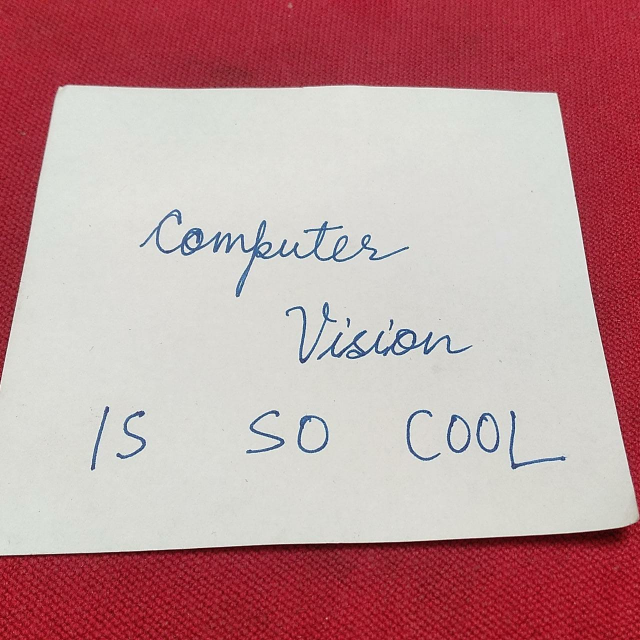
#> input picture samples/example1.jpeg, 1280 x 1280 px (shown at 1/2 size)
$ python segmentation.py samples/example1.jpeg
#> lines starting #> are read from the running program, lines starting #| are printed output that depends on the picture; after the words box and inside, x2 and y2 are one past the last pixel; in counts of white or black regions, pixels touching at a corner belong together
### utils.py
def Otsu(hist):
    thresh = 0
    maxvar = 0
    P1 = 0
    P2 = 1
    m1 = 0
    m2 = sum([i*hist[i] for i in range(256)])
    var = 0
    for i in range(256):
        if(P1!=0 and P2!=0):
            var = P1*P2*((m1/P1-m2/P2)**2)
        P1 += hist[i]
        P2 -= hist[i]
        m1 += i*hist[i]
        m2 -= i*hist[i]
        if(var>maxvar):
            thresh = i
            maxvar = var
    return thresh

def dfs(img, i, j, mx, Mx, my, My):
    mx = min(mx, i)
    Mx = max(Mx, i)
    my = min(my, j)
    My = max(My, j)
    img[i][j] = 0
    if(i+1<img.shape[0] and img[i+1][j]>0.5):
        m = dfs(img, i+1, j, mx, Mx, my, My)
        mx = min(mx, m[0])
        Mx = max(Mx, m[1])
        my = min(my, m[2])
        My = max(My, m[3])
    if(i>0 and img[i-1][j]>0.5):
        m = dfs(img, i-1, j, mx, Mx, my, My)
        mx = min(mx, m[0])
        Mx = max(Mx, m[1])
        my = min(my, m[2])
        My = max(My, m[3])
    if(j+1<img.shape[1] and img[i][j+1]>0.5):
        m = dfs(img, i, j+1, mx, Mx, my, My)
        mx = min(mx, m[0])
        Mx = max(Mx, m[1])
        my = min(my, m[2])
        My = max(My, m[3])
    if(j>0 and img[i][j-1]>0.5):
        m = dfs(img, i, j-1, mx, Mx, my, My)
        mx = min(mx, m[0])
        Mx = max(Mx, m[1])
        my = min(my, m[2])
        My = max(My, m[3])
    return [mx, Mx, my, My]

### segmentation.py
# # Text Segmentation
# Assumptions
# * The image has a dark background below the paper
# * The writing is darker than the paper.
# * The image is 1:1 aspect ratio

import cv2
import numpy as np
import sys
from utils import *
sys.setrecursionlimit(1000000)

# Read Image
img = cv2.resize(cv2.imread(sys.argv[1]), (600,600))

# Convert image to grayscale for processing
img_g = cv2.cvtColor(img, cv2.COLOR_BGR2GRAY)
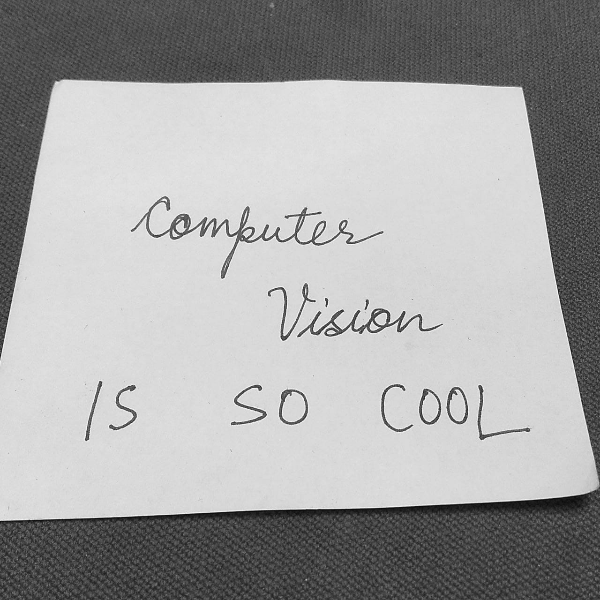
#> img_g: shape (600, 600); min 10, max 251, mean 164

# Paper Segmentation
hist = [0]*256
for i in range(img.shape[0]):
    for j in range(img.shape[1]):
        hist[img_g[i][j]]+=1
hist = np.array(hist)/sum(hist)

# Otsu's Thresholding for paper segmentation
thresh = Otsu(hist)
#> thresh = 146
paper = (img_g>thresh)*1.0
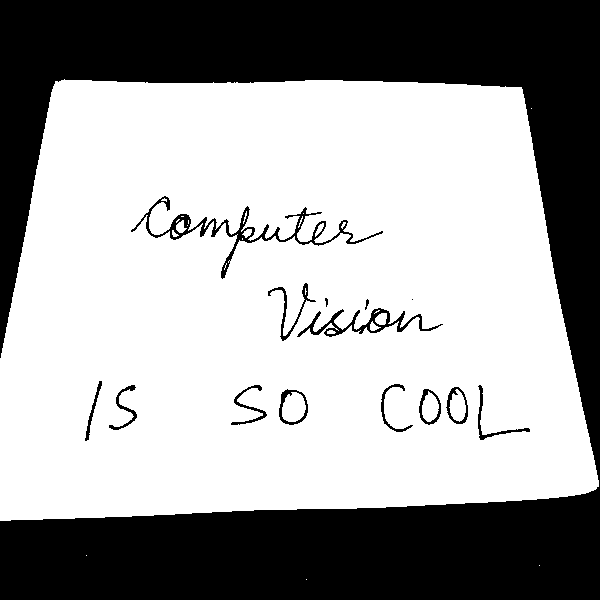
#> paper: shape (600, 600) float64; values 0 (black) and 1 (white), 63% white; 15 black regions (2 under 20 px), largest, box (x1, y1, x2, y2) and area: (0, 0, 600, 600) 128026, (131, 196, 383, 279) 1950, (297, 308, 443, 337) 994

# Clearing characters on the paper using closing followed by openning
paper = cv2.dilate(paper,np.ones((10,10)))
#> paper: shape (600, 600) float64; values 0 (black) and 1 (white), 66.9% white; 2 black regions, box (x1, y1, x2, y2) and area: (0, 0, 600, 456) 68058, (0, 495, 600, 600) 50932
paper = cv2.erode(paper,np.ones((10,10)))
#> paper: shape (600, 600) float64; values 0 (black) and 1 (white), 64.5% white; 2 black regions, box (x1, y1, x2, y2) and area: (0, 0, 600, 461) 73958, (0, 491, 600, 600) 53753
paper = cv2.erode(paper,np.ones((10,10)))
#> paper: shape (600, 600) float64; values 0 (black) and 1 (white), 62.2% white; 2 black regions, box (x1, y1, x2, y2) and area: (0, 0, 600, 466) 79810, (0, 487, 600, 600) 56280
paper = cv2.dilate(paper,np.ones((10,10)))
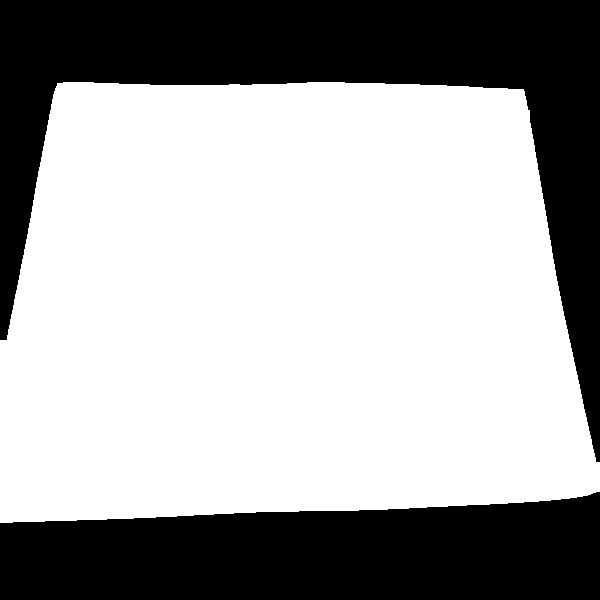
#> paper: shape (600, 600) float64; values 0 (black) and 1 (white), 64.6% white; 2 black regions, box (x1, y1, x2, y2) and area: (0, 0, 600, 462) 74442, (0, 492, 600, 600) 53125

# Text Segmentation
# Considering only the paper pixels for Otsu's thresholding of the text
paper_hist = [0]*256
for i in range(img.shape[0]):
    for j in range(img.shape[1]):
        if(paper[i][j]>0.99):
            paper_hist[img_g[i][j]]+=1
paper_hist = np.array(paper_hist)/sum(paper_hist)

# Otsu's Thresholding to get Text Mask
thresh = Otsu(paper_hist)
text = paper*(((paper*img_g).astype('uint8') < thresh ) *1.0)
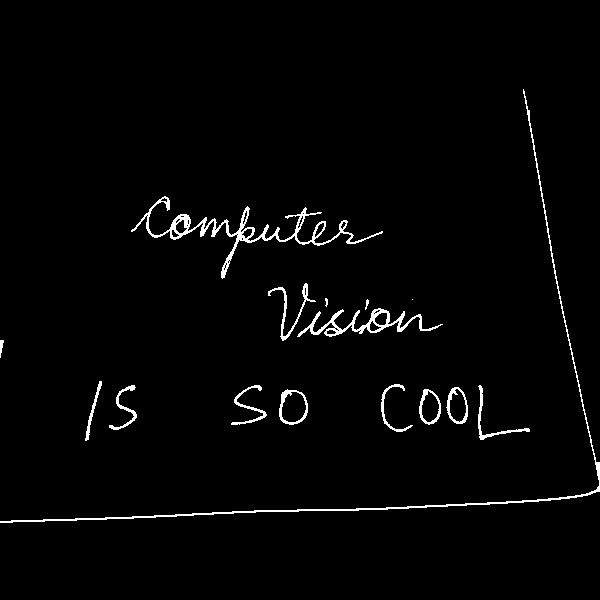
#> text: shape (600, 600) float64; values 0 (black) and 1 (white), 2% white in thin lines or dots, all inside (x1, y1, x2, y2) = (0, 89, 600, 523)

# Openning text with a (1,15) box kernel to join letters of a word
textdash = cv2.dilate(text,np.ones((3,3)))
#> textdash: shape (600, 600) float64; values 0 (black) and 1 (white), 4% white; 16 white regions (1 under 20 px), largest, box (x1, y1, x2, y2) and area: (0, 88, 600, 524) 4143, (130, 195, 384, 280) 3796, (296, 307, 444, 338) 1851
textdash = cv2.dilate(textdash,np.ones((1,15)))
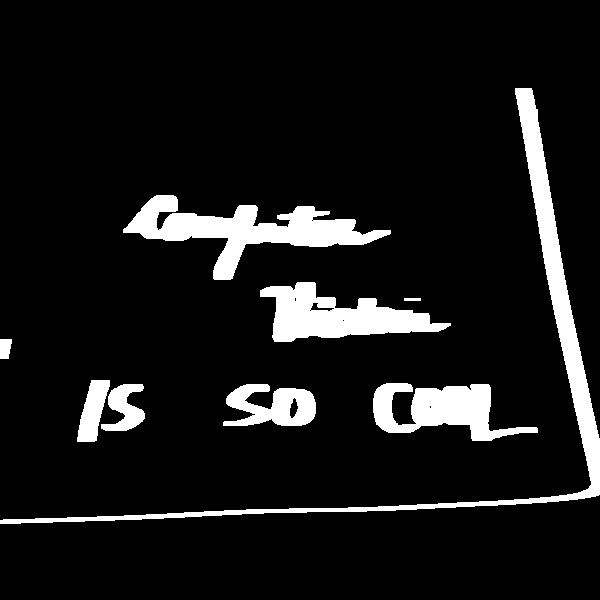
#> textdash: shape (600, 600) float64; values 0 (black) and 1 (white), 9.3% white; 9 white regions, largest, box (x1, y1, x2, y2) and area: (0, 88, 600, 524) 9946, (123, 195, 391, 280) 7672, (260, 282, 451, 342) 5817
textdash = cv2.erode(textdash,np.ones((1,15)))
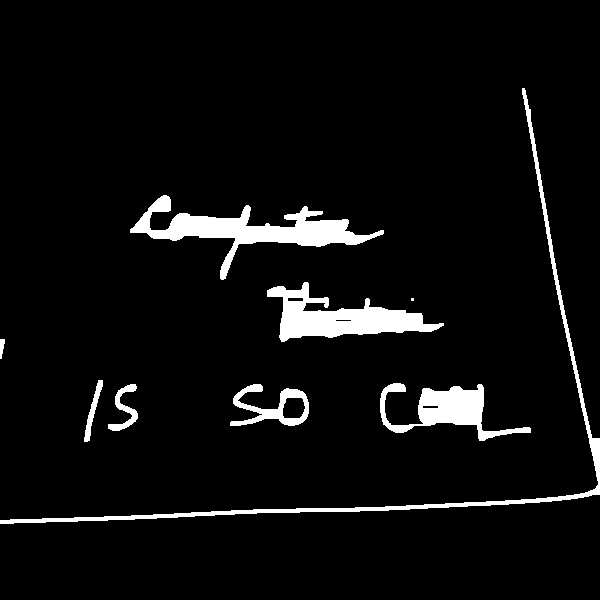
#> textdash: shape (600, 600) float64; values 0 (black) and 1 (white), 5.4% white; 9 white regions (1 under 20 px), largest, box (x1, y1, x2, y2) and area: (130, 195, 384, 280) 5460, (267, 282, 444, 342) 4487, (0, 88, 600, 524) 4269
text = ((text+textdash)>0.5)*1.0

# Bounding Box Prediction
# Using DFS to idetify connected components
for i in range(text.shape[0]):
    for j in range(text.shape[1]):
        if(text[i][j]>0.5):
            m = dfs(text, i, j, float('inf'), -1, float('inf'), -1)
            if (m[1]-m[0])*(m[3]-m[2]) > 200 and (m[1]-m[0])*(m[3]-m[2]) < 600*150:
                img = cv2.rectangle(img, (m[2],m[0]), (m[3],m[1]), (0,0,255), 2)
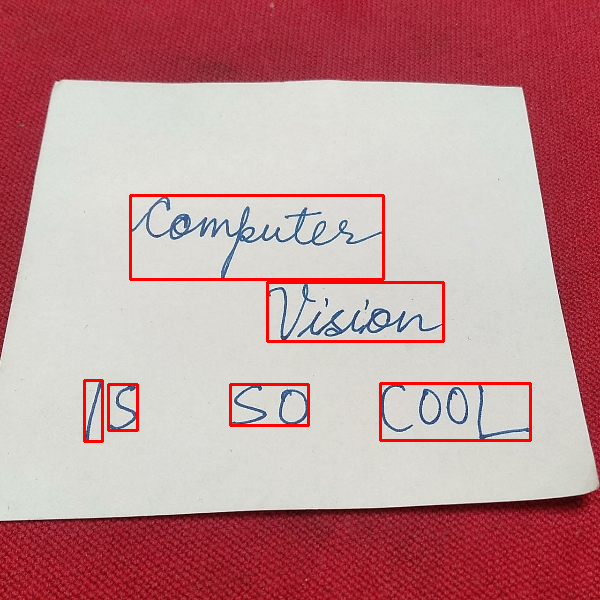
#> img: shape (600, 600, 3); mean B, G, R 149.8, 147.5, 193.8
#> text: shape (600, 600) float64; 5.43% of pixels changed, all inside (x1, y1, x2, y2) = (0, 88, 600, 524)
cv2.imshow('final', img)
cv2.waitKey(0)
cv2.destroyAllWindows()

$ run again, on samples/example2BB.jpeg
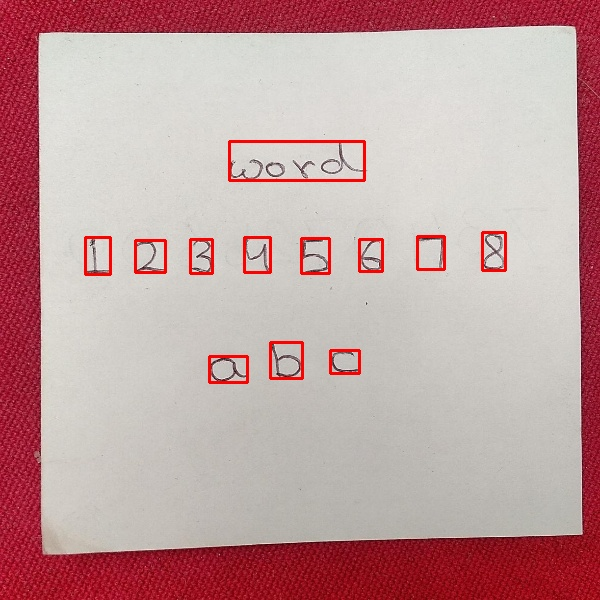
#> input picture samples/example2BB.jpeg, 600 x 600 px
#> img is the input picture: shape (600, 600, 3); mean B, G, R 160, 159.5, 194.3
#> `paper = (img_g>thresh)*1.0`:
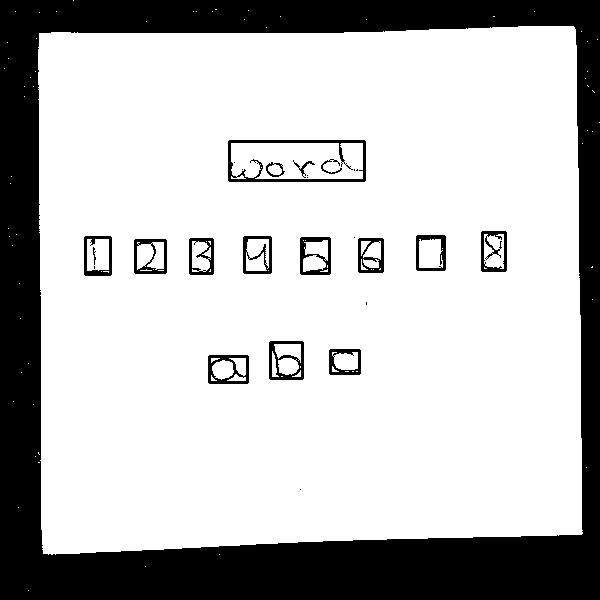
#> paper: shape (600, 600) float64; values 0 (black) and 1 (white), 74.9% white; 27 black regions (10 under 20 px), largest, box (x1, y1, x2, y2) and area: (0, 0, 600, 600) 83499, (228, 140, 366, 182) 1231, (269, 341, 304, 380) 614
#> after the loop `for i in range(text.shape[0]):`:
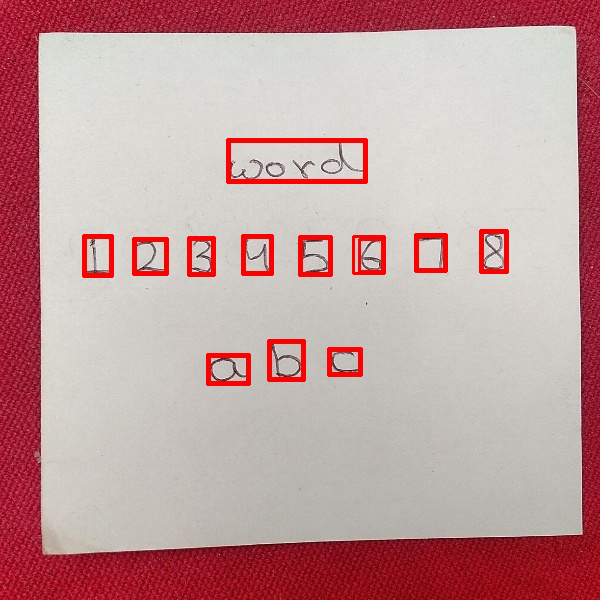
#> img: shape (600, 600, 3); 1.55% of pixels changed, all inside (x1, y1, x2, y2) = (82, 138, 509, 386)
